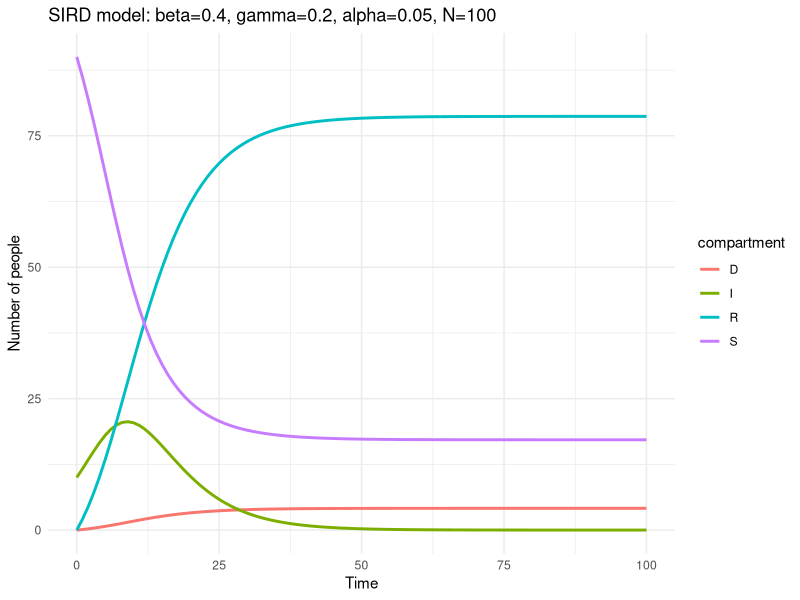
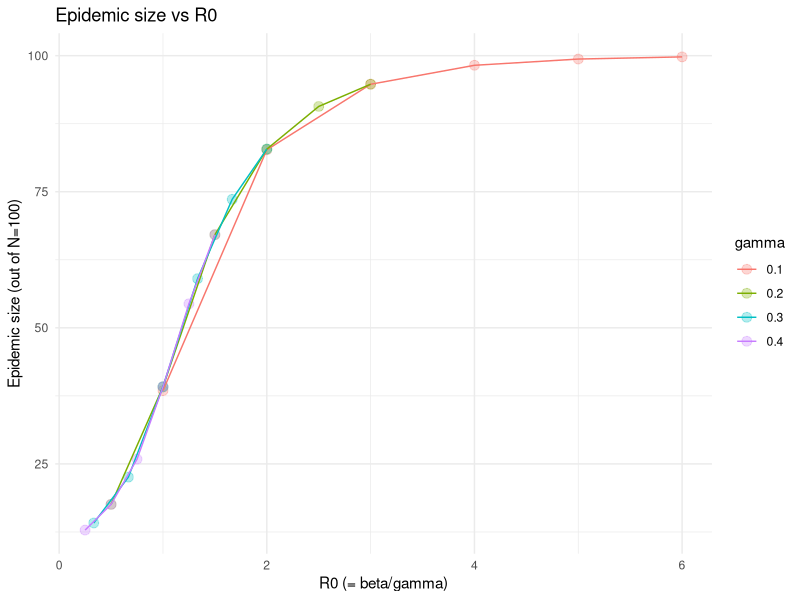
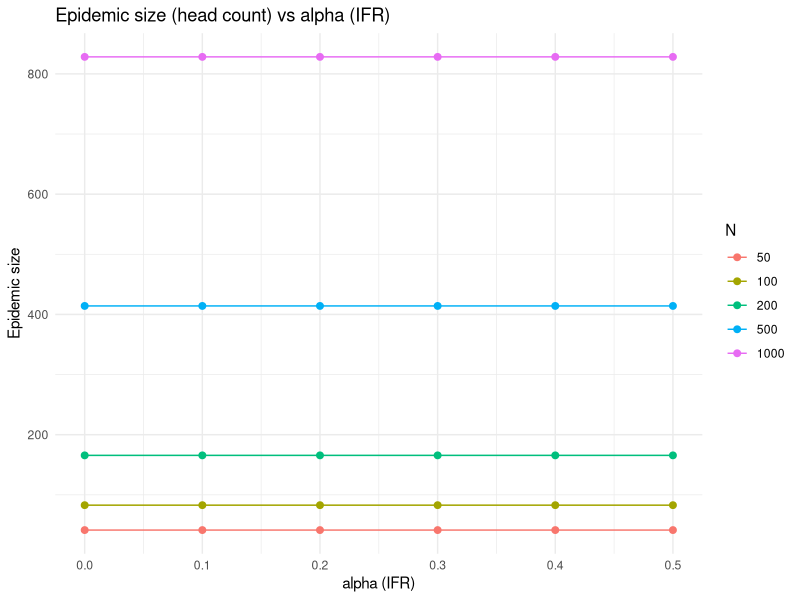
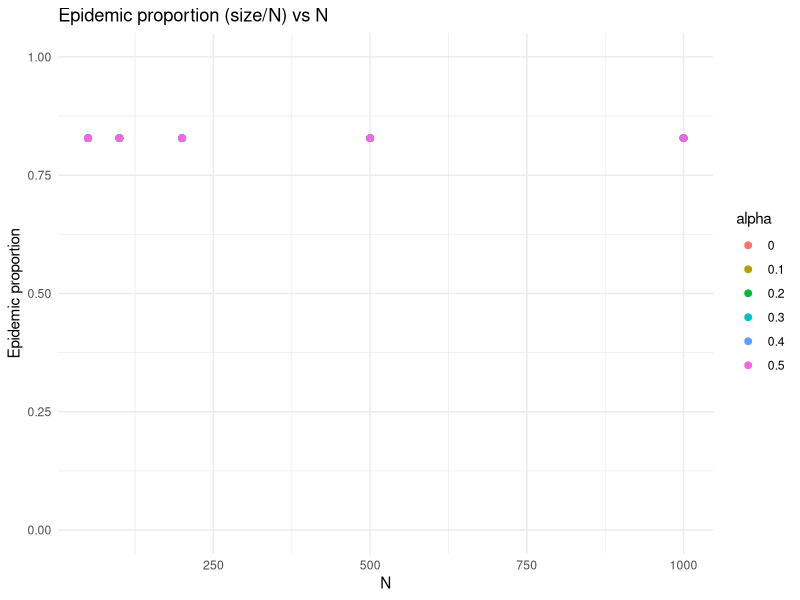

Recreate these plots in R, in order.
library(deSolve)



sird_model <- function(time, state, parameters) {
  with(as.list(c(state, parameters)), {
    dS <- -beta * S * I / N
    dI <-  beta * S * I / N - gamma * I
    dR <-  (1 - alpha) * gamma * I
    dD <-  alpha * gamma * I
    
    list(c(dS, dI, dR, dD))
  })
}


N <- 100
S <- 0.9*N
I <- 0.1*N


# parameters
parameters <- c(beta = 0.4, gamma = 0.2, alpha = 0.05, N)



# initial conditions
initial_state <- c(S, I, R = 0, D = 0)

# time points
times <- seq(0, 100, by = 1)

initial_state <- c(S = 90, I = 10, R = 0, D = 0)

output <- ode(y = initial_state,
              times = times,
              func = sird_model,
              parms = parameters,
              method = "lsoda")

output <- as.data.frame(output)


head(output)



# ploting

library(ggplot2)
library(tidyr)

output_long <- pivot_longer(output, 
                            cols = c(S, I, R, D), 
                            names_to = "compartment", 
                            values_to = "count")

ggplot(output_long, aes(x = time, y = count, color = compartment)) +
  geom_line(linewidth = 1) +
  labs(title = "SIRD model: beta=0.4, gamma=0.2, alpha=0.05, N=100",
       x = "Time", y = "Number of people") +
  theme_minimal()


final_row <- tail(output, 1)
final_row 

# epidemic size is the number of people that have been infected ever. 
# so epidemic size = population - susceptible at end
epidemic_size <- N - final_row$S
epidemic_size



# function to do the simulation and get epidemic size at the end
get_epidemic_size <- function(beta, gamma, alpha, N, I0, t_max = 100) {
  
  parameters <- c(beta = beta, gamma = gamma, alpha = alpha, N = N)
  initial_state <- c(S = N - I0, I = I0, R = 0, D = 0)
  times <- seq(0, t_max, by = 1)
  
  output <- ode(y = initial_state,
                times = times,
                func = sird_model,
                parms = parameters,
                method = "lsoda")
  
  output <- as.data.frame(output)
  final_row <- tail(output, 1)
  
  epidemic_size <- N - final_row$S
  deaths <- final_row$D
  
  return(c(epidemic_size = epidemic_size, deaths = deaths))
}

# grid search on beta and gamma 
# other parameters fixed alpha = 0.05 and N = 100, I0 = 10
beta_values  <- seq(0.1, 0.6, by = 0.1)
gamma_values <- seq(0.1, 0.4, by = 0.1)

param_grid <- expand.grid(beta = beta_values, gamma = gamma_values)

head(param_grid)
nrow(param_grid)

param_grid$epidemic_size <- NA  # placeholder column


for (i in 1:nrow(param_grid)) {
  param_grid$epidemic_size[i] <- get_epidemic_size(
    beta  = param_grid$beta[i],
    gamma = param_grid$gamma[i],
    alpha = 0.05,
    N     = 100,
    I0    = 10,
    t_max = 100
  )
}

head(param_grid)

# compute R0
param_grid$R0 <- param_grid$beta / param_grid$gamma
head(param_grid)


ggplot(param_grid, aes(x = R0, y = epidemic_size)) +
  geom_point(aes(color = factor(gamma)), alpha=0.3, size = 3) +
  geom_line(aes(color = factor(gamma))) +
  labs(title = "Epidemic size vs R0",
       x = "R0 (= beta/gamma)", 
       y = "Epidemic size (out of N=100)",
       color = "gamma") +
  theme_minimal()



alpha_values <- seq(0, 0.5, by = 0.1)
N_values <- c(50, 100, 200, 500, 1000)

param_grid2 <- expand.grid(alpha = alpha_values, N = N_values)

# I0 proportional to N (10%)
param_grid2$I0 <- 0.1 * param_grid2$N

param_grid2$epidemic_size <- NA
param_grid2$deaths <- NA

for (i in 1:nrow(param_grid2)) {
  result <- get_epidemic_size(
    beta  = 0.4,
    gamma = 0.2,
    alpha = param_grid2$alpha[i],
    N     = param_grid2$N[i],
    I0    = param_grid2$I0[i],
    t_max = 100
  )
  
  param_grid2$epidemic_size[i] <- result["epidemic_size"]
  param_grid2$deaths[i]        <- result["deaths"]
}

param_grid2$epidemic_proportion <- param_grid2$epidemic_size / param_grid2$N

head(param_grid2)


# Effect of alpha on epidemic_size
ggplot(param_grid2, aes(x = alpha, y = epidemic_size, color = factor(N))) +
  geom_point(size = 2) +
  geom_line() +
  labs(title = "Epidemic size (head count) vs alpha (IFR)",
       x = "alpha (IFR)",
       y = "Epidemic size",
       color = "N") +
  theme_minimal()


ggplot(param_grid2, aes(x = N, y = epidemic_proportion, color = factor(alpha))) +
  geom_point(size = 2) +
  labs(title = "Epidemic proportion (size/N) vs N",
       x = "N",
       y = "Epidemic proportion",
       color = "alpha") +
  theme_minimal() +
  ylim(0, 1)
